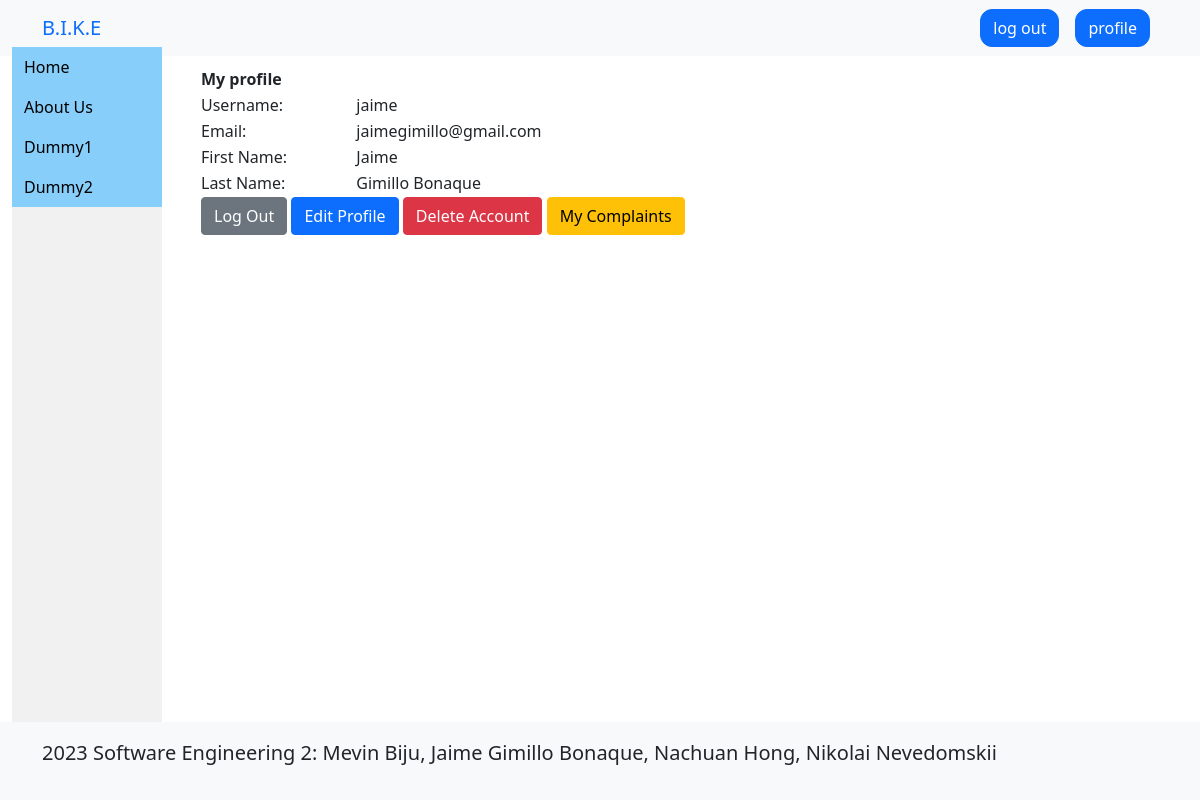
The page /profile/jaime (signed in) on the database its author committed.
### bike/models.py (models this page shows, shortened)
class User(AbstractUser):
    email = models.EmailField(_('email address'), unique=True)
    def is_worker(self):
        return self.groups.filter(name='worker').exists()

### bike/views.py (the view)
# urls.py: path('profile/<username>', views.profile_request, name='profile'),
def profile_request(request, username):
    if not request.user.is_authenticated:
        return redirect('login')
    user = User.objects.get(username=username)
    return render(request, 'accounts/profile.html', context={'user': user})

### templates/accounts/profile.html
{% extends "base.html" %}
{% load static %}
{% block content %}
	<table class="standard-table" id="profile-table">
		<tr>
			<th colspan="2">My profile</th>
		</tr>
		<tr>
			<td>Username:</td>
			<td>{{ user.username }}</td>
		</tr>
		<tr>
			<td>Email:</td>
			<td>{{ user.email }}</td>
		</tr>
		<tr>
			<td>First Name:</td>
			<td>{{ user.first_name }}</td>
		</tr>
		<tr>
			<td>Last Name:</td>
			<td>{{ user.last_name }}</td>
		</tr>
		<tr>
			<th colspan="2">
				<div>
					<a href="{% url 'logout' %}"
						class="btn btn-secondary">
						Log Out</a>
					<a href="{% url 'edit_profile' %}"
						class="btn btn-primary">
						Edit Profile</a>
					<a href="{% url 'delete_account' %}"
						class="btn btn-danger"
                    	onclick="return confirm('Are you sure you want to delete this account?')">
						Delete Account</a>
					<a href="{% url 'complaints' %}"
						class="btn btn-warning">
						My Complaints</a>
				</div>
			</th>
		</tr>
	</table>
{% endblock %}

### static/css/base.css (style rules this page uses)
html,body { width: 100%; height: 100%; margin: 0; padding: 0; overflow-x: hidden; }

### rows shown on the page
User: username "jaime", email "jaimegimillo@gmail.com", first_name "Jaime", last_name "Gimillo Bonaque"
